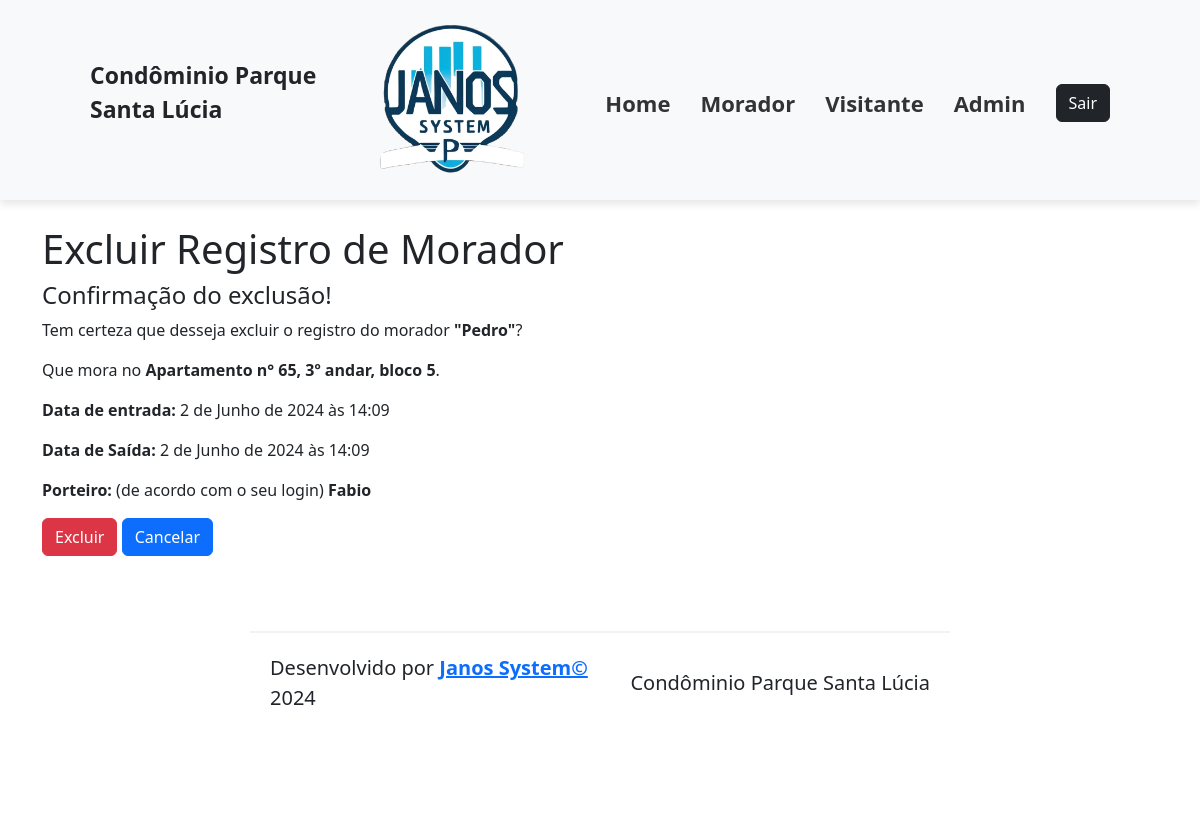
/registro_moradores-exclucao/1, run on the app's committed database.
### cadastros/models.py (models this page shows, shortened)
class RegistroMorador(models.Model):
    morador = models.ForeignKey(Morador, on_delete=models.DO_NOTHING)  # rever esse parametro
    data_entrada = models.DateTimeField(auto_now_add=True, null=False, blank=False)
    data_saida = models.DateTimeField(null=True, blank=True)
    funcionario = models.ForeignKey(Funcionario, on_delete=models.DO_NOTHING)  # rever esse parametro

class Morador(models.Model):
    apartamento = models.ForeignKey(Apartamento, on_delete=models.CASCADE)
    nome = models.CharField(verbose_name="Nome", max_length=50, null=False, blank=False)
    dt_nasto = models.DateField(verbose_name="Data de Nascimento", null=False, blank=False)
    doc_rg = models.CharField(verbose_name="RG", max_length=9, null=False, blank=False)
    doc_cpf = models.CharField(verbose_name="CPF", max_length=11, null=False, blank=False)
    def __str__(self):
        return f"{self.nome}"

class Apartamento(models.Model):
    bloco = models.CharField(verbose_name="Bloco", max_length=5, null=False, blank=False)
    andar = models.CharField(verbose_name="Andar", max_length=5, null=False, blank=False)
    numero_apto = models.IntegerField(verbose_name="Numero do Apartamento", null=False, blank=False)
    telefone_apto = models.CharField(verbose_name="Telefone", max_length=8, null=False, blank=False)
    def __str__(self):
        return f"Apartamento n° {self.numero_apto}, {self.andar}º andar, bloco {self.bloco}"

class Funcionario(models.Model):
    nome = models.CharField(verbose_name="Nome", max_length=50, null=False, blank=False)
    dt_nasto = models.DateField(verbose_name="Data de Nascimento", null=False, blank=False)
    doc_rg = models.CharField(verbose_name="RG", max_length=9, null=False, blank=False)
    doc_cpf = models.CharField(verbose_name="CPF", max_length=11, null=False, blank=False)
    telefone_apto = models.CharField(verbose_name="Telefone", max_length=12, null=False, blank=False)
    email = models.CharField(verbose_name="Email", max_length=100, null=False, blank=False)
    funcao = models.CharField(verbose_name="Função", max_length=15, null=False, blank=False)
    dt_admissao = models.DateField(verbose_name="Data de Admissão", null=False, blank=False)
    dt_demissao = models.DateField(verbose_name="Data de Demissão", null=True)
    motivo_demissao = models.CharField(verbose_name="Motivo da Demissão", max_length=200, null=False, blank=False)
    login = models.CharField(verbose_name="Login", max_length=10, null=False, blank=False)
    senha = models.CharField(verbose_name="Senha", max_length=6, null=False, blank=False)
    confirm_senha = models.CharField(verbose_name="Confirme a senha", max_length=6, null=False, blank=False, default="senha_confirm")
    class Meta:
        ordering = ["nome"]
    def __str__(self):  # -> str:
        return f"{self.nome}"

### cadastros/views.py (the view)
# urls.py: path("registro_moradores-exclucao/<int:pk>", RegistroMoradorDeleteView.as_view(), name="registro_moradores_exclusao",)
class RegistroMoradorDeleteView(DeleteView):
    model = RegistroMorador
    success_url = reverse_lazy("registro_moradores_lista")

### cadastros/Templates/cadastros/registromorador_confirm_delete.html (shortened to what this page needs)
{% extends 'base.html' %}
{% block content %}
    <h1> Excluir Registro de Morador </h1>
        <h4>Confirmação do exclusão!</h4>
    <p>Tem certeza que desseja excluir o registro do morador <strong>"{{registromorador.morador}}"</strong>?</p>
    <p>Que mora no <strong>{{registromorador.morador.apartamento}}</strong>.</p>
    <p><strong>Data de entrada:</strong> {{registromorador.data_entrada}}</p>
    <p><strong>Data de Saída:</strong> {{registromorador.data_saida}}</p>
    <p><strong>Porteiro:</strong> (de acordo com o seu login) <strong>{{registromorador.funcionario}}</strong></p>
        <form method="POST">
            <button type="submit" class="btn btn-danger">Excluir</button>
            <a href="{% url 'moradores_lista' %}" class="btn btn-primary">Cancelar</a>
        </form>
{% endblock content %}

### data on the page
RegistroMorador: morador "Pedro", morador.apartamento "Apartamento n° 65, 3º andar, bloco 5", data_entrada "2 de Junho de 2024 às 14:09", data_saida "2 de Junho de 2024 às 14:09", funcionario "Fabio"
